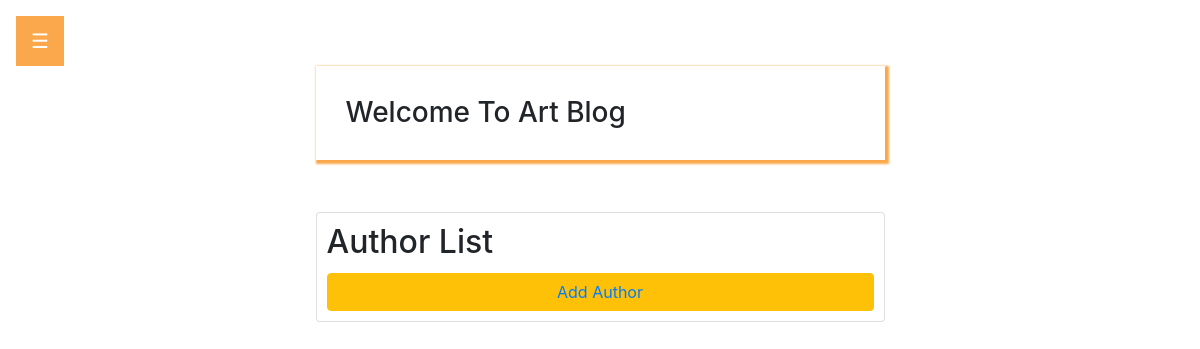
The page /blog/blogger/ on the database as committed earlier.
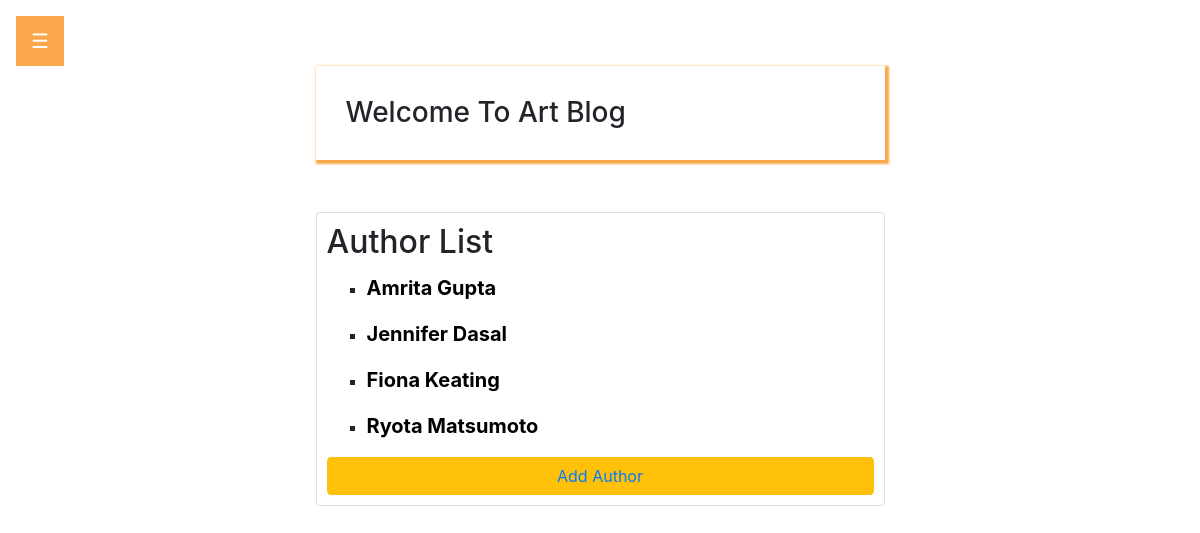
The same page on the database as committed later.
### blog/models.py (models this page shows, shortened)
class Author(models.Model):
    name = models.CharField(max_length=100,null=False)
    about_author = models.TextField()

### blog/views.py (the view)
# urls.py: path("blogger/", AuthorListView.as_view(), name="authorlist"),
class AuthorListView(ListView):
    model = Author

### blog/templates/blog/author_list.html (shortened to what this page needs)
{% extends 'base.html' %}
{% block content %}
<div class="card">
    <h2 class="card-title">Author List</h2>
        {% for author in object_list %}
            <ol style="list-style-type:square">
                <li>
                    <a href="{% url 'authordetail' author.id %}">{{author.name}}</a><br>
                </li>
            </ol>
        {% endfor %}
        <button class="btn btn-warning" type="submit"><a href="{% url 'authorform' %}">Add Author</a></button>
</div>
{% endblock content %}

Rows that differ between the two databases and show on the page:
added Author: name "Amrita Gupta"
added Author: name "Jennifer Dasal"
added Author: name "Fiona Keating"
added Author: name "Ryota Matsumoto"
